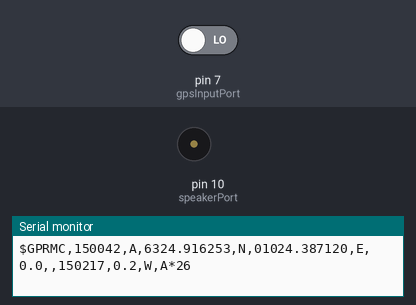
Simulated run of this sketch. Board: Arduino Uno, built with avr-gcc and run on an emulated ATmega328P. Shown: buzzer (waves = sounding), the last lines printed to the serial monitor. The test bench sets the inputs (shaded band); at power-on: pin 7 (gpsInputPort) LOW.

Above: at 2.9 s.
3.0 s: pin 7 (gpsInputPort) driven HIGH
At 7.0 s:
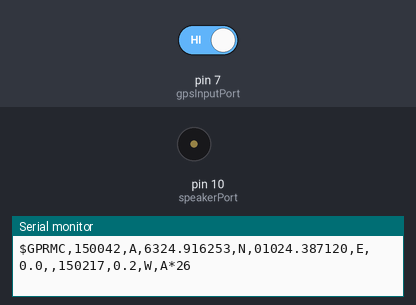
7.2 s: pin 7 (gpsInputPort) driven LOW
At 8.0 s:
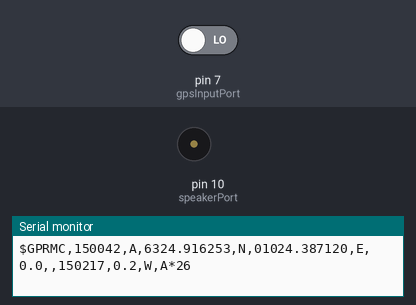
Timing chart, 0 to 10.2 s (numbered marks = the images above; inputs shaded):
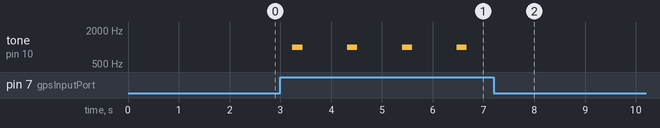

Measured:
- after the input at 3.0 s, tone on pin 10 (speakerPort): alternates 1000 Hz for 0.20 s and silent for 0.88 s, starting after 0.24 s
- after the input at 7.2 s, tone on pin 10 (speakerPort): stops changing and stays silent

The sketch:

applicationmodulesound.ino
```cpp
#include <Arduino.h>

const int gpsInputPort = 7;
const int speakerPort = 10;

int gpsValue = HIGH;

void setup() {
  // put your setup code here, to run once:
	Serial.begin(9600);
	pinMode(gpsInputPort, INPUT);

}

void loop() {

	gpsValue = digitalRead(gpsInputPort);
	if (gpsValue == HIGH) {
		tone(speakerPort, 1000, 200);
	}
  delay(1000);
	Serial.println("$GPGGA,150042,6324.916253,N,01024.387120,E,1,05,2.0,20.0,M,41.0,M,,*71");
	Serial.println("$GPRMC,150042,A,6324.916253,N,01024.387120,E,0.0,,150217,0.2,W,A*26");
}
```
